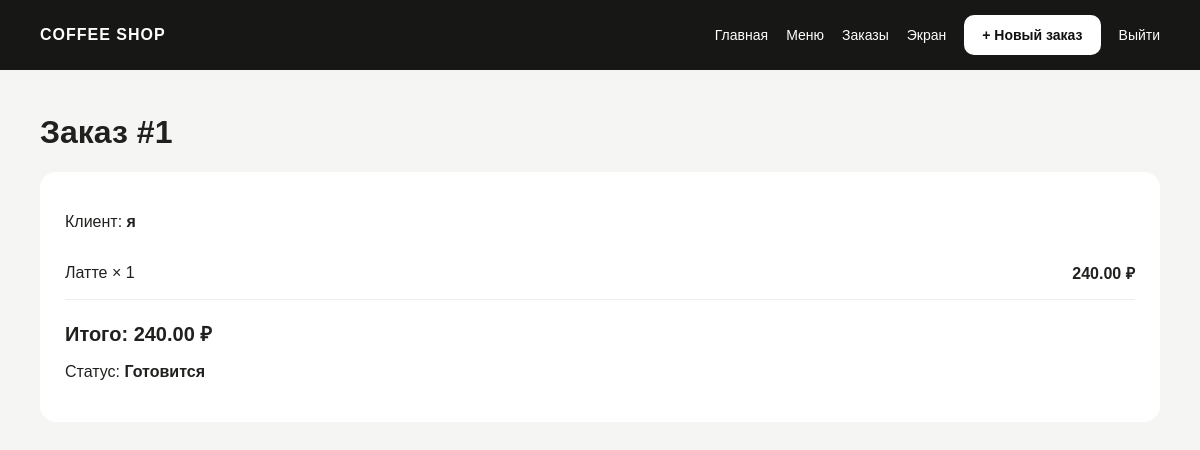
The app's page /orders/1 (signed in) with its own data.
### tables this page shows
CREATE TABLE orders (
        id INTEGER PRIMARY KEY AUTOINCREMENT,
        customer_name TEXT NOT NULL,
        status TEXT NOT NULL DEFAULT 'Новый',
        total REAL NOT NULL DEFAULT 0,
        created_at TEXT NOT NULL
    );

CREATE TABLE order_items (
        id INTEGER PRIMARY KEY AUTOINCREMENT,
        order_id INTEGER NOT NULL,
        product_id INTEGER NOT NULL,
        quantity INTEGER NOT NULL CHECK(quantity > 0),
        price REAL NOT NULL,
        FOREIGN KEY(order_id) REFERENCES orders(id),
        FOREIGN KEY(product_id) REFERENCES products(id)
    );

CREATE TABLE products (
        id INTEGER PRIMARY KEY AUTOINCREMENT,
        name TEXT NOT NULL,
        price REAL NOT NULL CHECK(price >= 0),
        category TEXT NOT NULL
    );

### app.py (the view)
@app.route("/orders/<int:order_id>")
@login_required
def order_detail(order_id):
    conn=get_db()
    order=conn.execute("SELECT * FROM orders WHERE id=?",(order_id,)).fetchone()
    if not order: conn.close(); return "Заказ не найден",404
    items=conn.execute("""SELECT order_items.*,products.name FROM order_items
                          JOIN products ON products.id=order_items.product_id
                          WHERE order_items.order_id=?""",(order_id,)).fetchall()
    conn.close()
    return render_template("order.html",order=order,items=items)

### app.py (called while the page is built)
def get_db():
    conn = sqlite3.connect(DATABASE)
    conn.row_factory = sqlite3.Row
    return conn

def login_required(view):
    @wraps(view)
    def wrapped(*args, **kwargs):
        if "user_id" not in session:
            return redirect(url_for("login"))
        return view(*args, **kwargs)
    return wrapped

### templates/order.html
{% extends "base.html" %}{% block content %}<h1>Заказ #{{order.id}}</h1>
<section class="panel">
    <p>Клиент: <b>{{order.customer_name}}</b></p>{% for i in items %}<div class="row"><span>{{i.name}} ×
            {{i.quantity}}</span><b>{{"%.2f"|format(i.price*i.quantity)}} ₽</b></div>{% endfor %}<div class="total">
        Итого: {{"%.2f"|format(order.total)}} ₽</div>
    <p>Статус: <b>{{order.status}}</b></p>
</section>{% endblock %}

### static/style.css (style rules this page uses)
* { box-sizing: border-box }
body { margin: 0; font-family: Arial, sans-serif; background: #f5f5f3; color: #20201e }
.hero, .panel, .card, .auth { background: white; border-radius: 16px }
.hero h1, h1 { margin-top: 6px }
.panel { padding: 25px; margin: 20px 0 }
.row { display: flex; justify-content: space-between; align-items: center; padding: 15px 0; border-bottom: 1px solid #eee }
.total { font-size: 20px; font-weight: bold; padding-top: 20px }

### records on screen
orders: id "1", customer_name "я", total "240.00", status "Готовится"
order_items: name "Латте", quantity "1", i.price*i.quantity "240.00"
